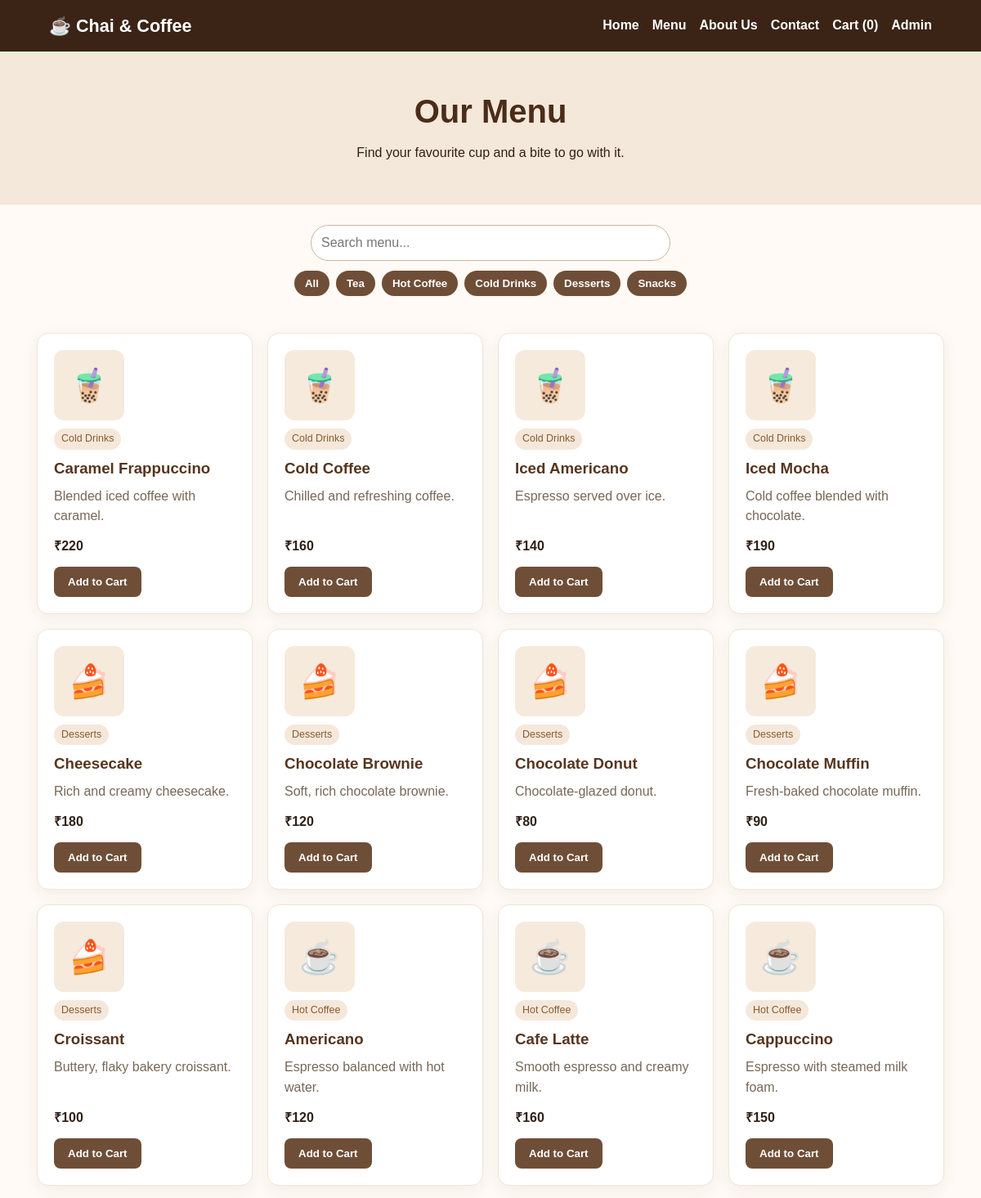
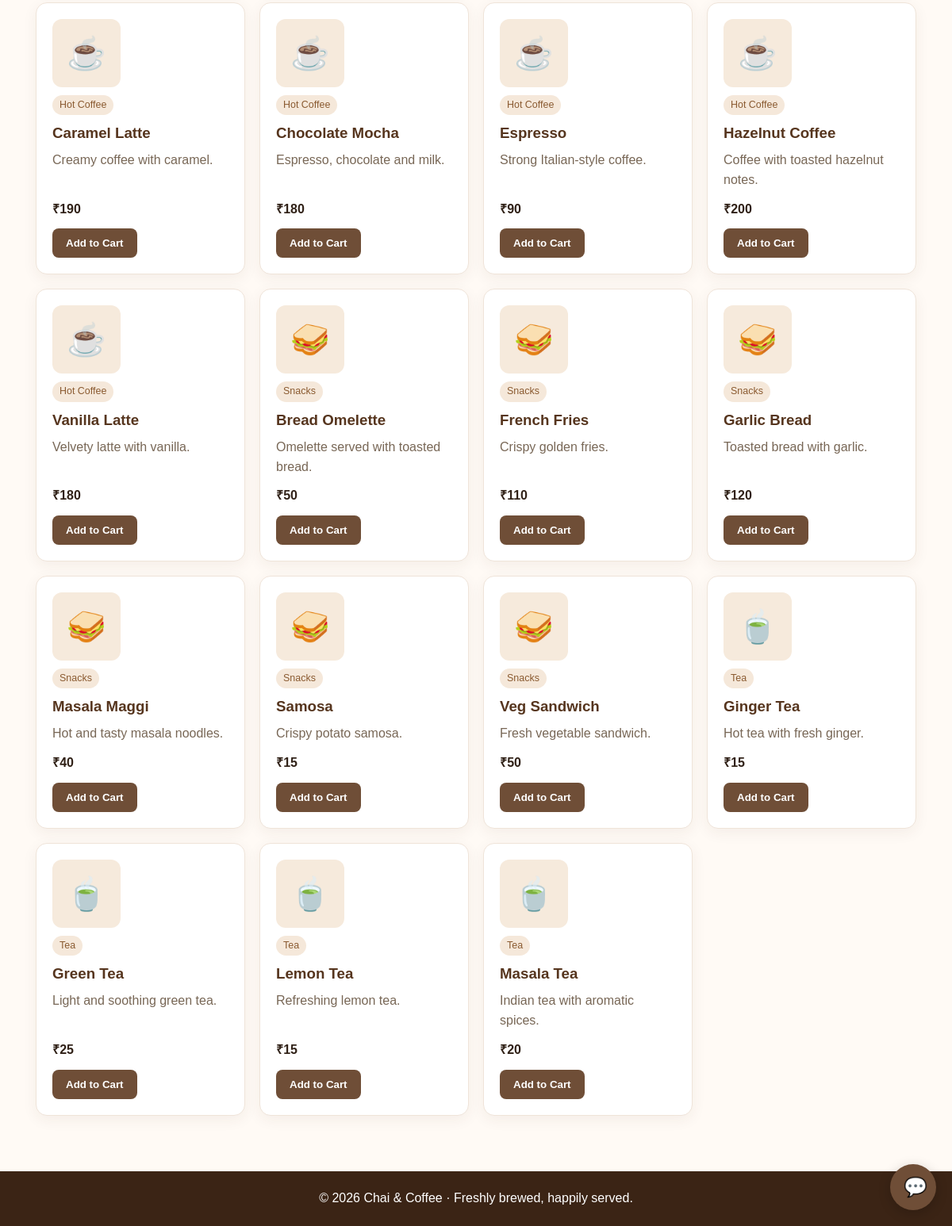
The page /menu on the database its author committed (2 pictures, top to bottom).
### tables this page shows
CREATE TABLE products(
            id INTEGER PRIMARY KEY AUTOINCREMENT, name TEXT UNIQUE, category TEXT,
            price INTEGER, description TEXT, active INTEGER DEFAULT 1);

### app.py (the view)
@app.route("/menu")
def menu():
    with db() as con:
        products = con.execute("SELECT * FROM products WHERE active=1 ORDER BY category,name").fetchall()
    return render_template("menu.html", products=products)

### app.py (called while the page is built)
def db():
    con = sqlite3.connect(DB_PATH)
    con.row_factory = sqlite3.Row
    return con

@app.context_processor
def inject_cart_count():
    return {"cart_count": sum(session.get("cart", {}).values())}

### templates/menu.html
{% extends "base.html" %}{% block title %}Menu | Chai & Coffee{% endblock %}{% block content %}
<section class="pagehead"><h1>Our Menu</h1><p>Find your favourite cup and a bite to go with it.</p></section>
<div class="toolbar"><input id="productSearch" placeholder="Search menu..."><div class="filters"><button data-cat="all">All</button>{% for cat in ["Tea","Hot Coffee","Cold Drinks","Desserts","Snacks"] %}<button data-cat="{{ cat }}">{{ cat }}</button>{% endfor %}</div></div>
<section class="section"><div class="grid" id="productGrid">{% for p in products %}<article class="card product" data-category="{{ p.category }}" data-name="{{ p.name|lower }}"><div class="food-icon">{% if p.category=="Tea" %}🍵{% elif "Coffee" in p.category %}☕{% elif p.category=="Cold Drinks" %}🧋{% elif p.category=="Desserts" %}🍰{% else %}🥪{% endif %}</div><span class="tag">{{ p.category }}</span><h3>{{ p.name }}</h3><p>{{ p.description }}</p><b>₹{{ p.price }}</b><form method="post" action="{{ url_for('add_to_cart',product_id=p.id) }}"><button class="btn">Add to Cart</button></form></article>{% endfor %}</div></section>{% endblock %}

### static/css/style.css (style rules this page uses)
* { box-sizing:border-box }
body { margin:0;font-family:Arial,sans-serif;color:#302117;background:#fffaf5;line-height:1.55 }
.btn,button { display:inline-block;border:0;border-radius:8px;background:#6f4e37;color:white;padding:11px 17px;font-weight:bold;text-decoration:none;cursor:pointer }
.section { max-width:1150px;margin:35px auto;padding:10px 20px 35px }
.pagehead { text-align:center;padding:42px 20px;background:#f4e8da }
.pagehead h1 { margin:0;color:#4b2c18;font-size:2.5rem }
.pagehead p { margin:8px }
.grid { display:grid;grid-template-columns:repeat(auto-fit,minmax(220px,1fr));gap:18px }
.card { background:#fff;border:1px solid #efe4d9;border-radius:14px;padding:20px;box-shadow:0 5px 18px #4b2c1810;display:flex;flex-direction:column;align-items:flex-start }
.card h3 { margin:8px 0 4px;color:#56351e }
.card p { color:#786756;flex:1;margin:4px 0 12px }
.card form { margin-top:12px }
.food-icon { font-size:2.5rem;background:#f6eadc;border-radius:12px;padding:12px 18px }
.tag { font-size:.78rem;color:#8a5a30;background:#f5e8da;padding:3px 9px;border-radius:20px;margin-top:10px }
.toolbar { max-width:1100px;margin:25px auto 0;padding:0 20px;display:flex;flex-direction:column;align-items:center;gap:12px }
#productSearch { width:min(100%,440px);padding:12px;border:1px solid #cdb69e;border-radius:25px;font-size:1rem }
.filters { display:flex;gap:8px;flex-wrap:wrap;justify-content:center }
.filters button { border-radius:20px;padding:8px 13px }

### rows shown on the page
products: category "Cold Drinks", name "Caramel Frappuccino", description "Blended iced coffee with caramel.", price "220"
products: category "Cold Drinks", name "Cold Coffee", description "Chilled and refreshing coffee.", price "160"
products: category "Cold Drinks", name "Iced Americano", description "Espresso served over ice.", price "140"
products: category "Cold Drinks", name "Iced Mocha", description "Cold coffee blended with chocolate.", price "190"
products: category "Desserts", name "Cheesecake", description "Rich and creamy cheesecake.", price "180"
products: category "Desserts", name "Chocolate Brownie", description "Soft, rich chocolate brownie.", price "120"
products: category "Desserts", name "Chocolate Donut", description "Chocolate-glazed donut.", price "80"
products: category "Desserts", name "Chocolate Muffin", description "Fresh-baked chocolate muffin.", price "90"
products: category "Desserts", name "Croissant", description "Buttery, flaky bakery croissant.", price "100"
products: category "Hot Coffee", name "Americano", description "Espresso balanced with hot water.", price "120"
products: category "Hot Coffee", name "Cafe Latte", description "Smooth espresso and creamy milk.", price "160"
products: category "Hot Coffee", name "Cappuccino", description "Espresso with steamed milk foam.", price "150"
products: category "Hot Coffee", name "Caramel Latte", description "Creamy coffee with caramel.", price "190"
products: category "Hot Coffee", name "Chocolate Mocha", description "Espresso, chocolate and milk.", price "180"
products: category "Hot Coffee", name "Espresso", description "Strong Italian-style coffee.", price "90"
products: category "Hot Coffee", name "Hazelnut Coffee", description "Coffee with toasted hazelnut notes.", price "200"
products: category "Hot Coffee", name "Vanilla Latte", description "Velvety latte with vanilla.", price "180"
products: category "Snacks", name "Bread Omelette", description "Omelette served with toasted bread.", price "50"
products: category "Snacks", name "French Fries", description "Crispy golden fries.", price "110"
products: category "Snacks", name "Garlic Bread", description "Toasted bread with garlic.", price "120"
products: category "Snacks", name "Masala Maggi", description "Hot and tasty masala noodles.", price "40"
products: category "Snacks", name "Samosa", description "Crispy potato samosa.", price "15"
products: category "Snacks", name "Veg Sandwich", description "Fresh vegetable sandwich.", price "50"
products: category "Tea", name "Ginger Tea", description "Hot tea with fresh ginger.", price "15"
products: category "Tea", name "Green Tea", description "Light and soothing green tea.", price "25"
products: category "Tea", name "Lemon Tea", description "Refreshing lemon tea.", price "15"
products: category "Tea", name "Masala Tea", description "Indian tea with aromatic spices.", price "20"

### other values the page prints
{{ cart_count }} "0"
{{ cat }} "Tea" "Hot Coffee" "Cold Drinks" "Desserts" "Snacks"
